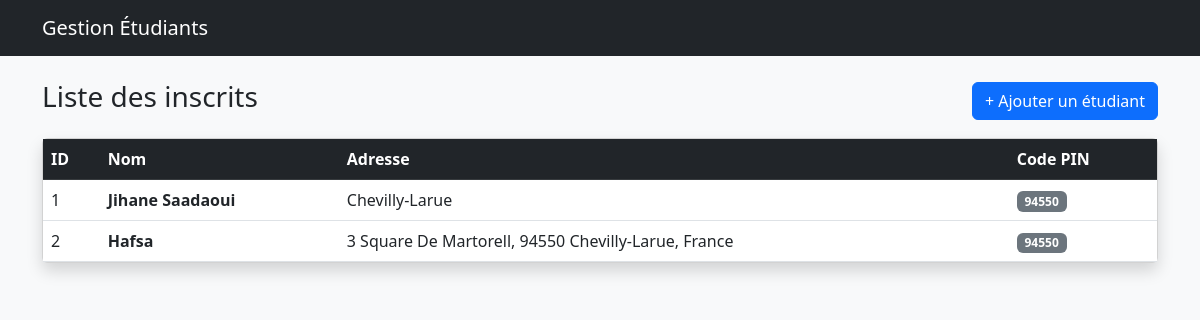
Before: / with the older database file.
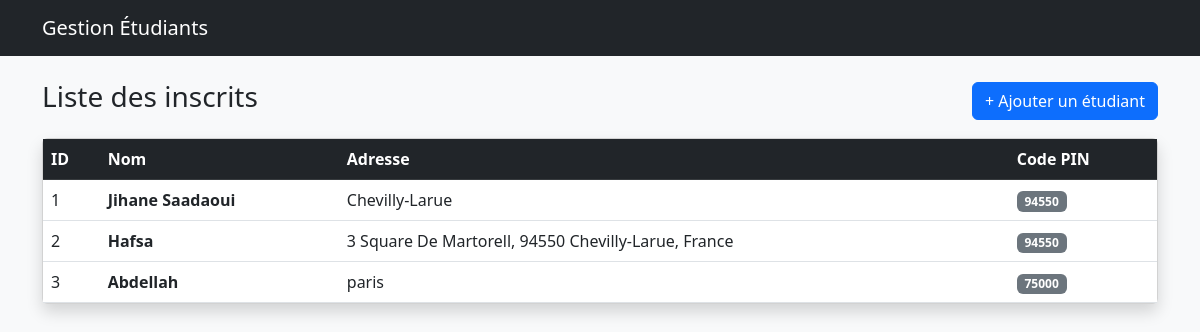
After: the same page with the newer database file.
### tables this page shows
CREATE TABLE etudiants (id INTEGER PRIMARY KEY AUTOINCREMENT, nom TEXT, adresse TEXT, pincode TEXT);

### app/views.py (the view)
@app.route('/')
def index():
    conn = get_db_connection()
    etudiants = conn.execute('SELECT * FROM etudiants').fetchall()
    conn.close()
    return render_template('index.html', etudiants=etudiants)

### app/views.py (called while the page is built)
def get_db_connection():
    conn = sqlite3.connect('database.db')
    conn.row_factory = sqlite3.Row
    return conn

### app/templates/index.html (shortened to what this page needs)
<!DOCTYPE html>
<html lang="fr">
<head>
    <link href="https://cdn.jsdelivr.net/npm/bootstrap@5.3.0/dist/css/bootstrap.min.css" rel="stylesheet">
</head>
<body class="bg-light">
    <nav class="navbar navbar-dark bg-dark mb-4">
        <div class="container">
            <a class="navbar-brand" href="#">Gestion Étudiants</a>
        </div>
    </nav>
    <div class="container">
        <div class="d-flex justify-content-between align-items-center mb-3">
            <h3>Liste des inscrits</h3>
            <a href="/new" class="btn btn-primary">+ Ajouter un étudiant</a>
        </div>
        <div class="card shadow">
            <div class="table-responsive">
                <table class="table table-hover mb-0">
                    <thead class="table-dark">
                        <tr>
                            <th>ID</th>
                            <th>Nom</th>
                            <th>Adresse</th>
                            <th>Code PIN</th>
                        </tr>
                    </thead>
                    <tbody>
                        {% for e in etudiants %}
                        <tr>
                            <td>{{ e.id }}</td>
                            <td><strong>{{ e.nom }}</strong></td>
                            <td>{{ e.adresse }}</td>
                            <td><span class="badge bg-secondary">{{ e.pincode }}</span></td>
                        </tr>
                        {% endfor %}
                    </tbody>
                </table>
            </div>
        </div>
    </div>
</body>
</html>

Changed rows visible on the page:
added etudiants: id "3", nom "Abdellah", adresse "paris", pincode "75000"
